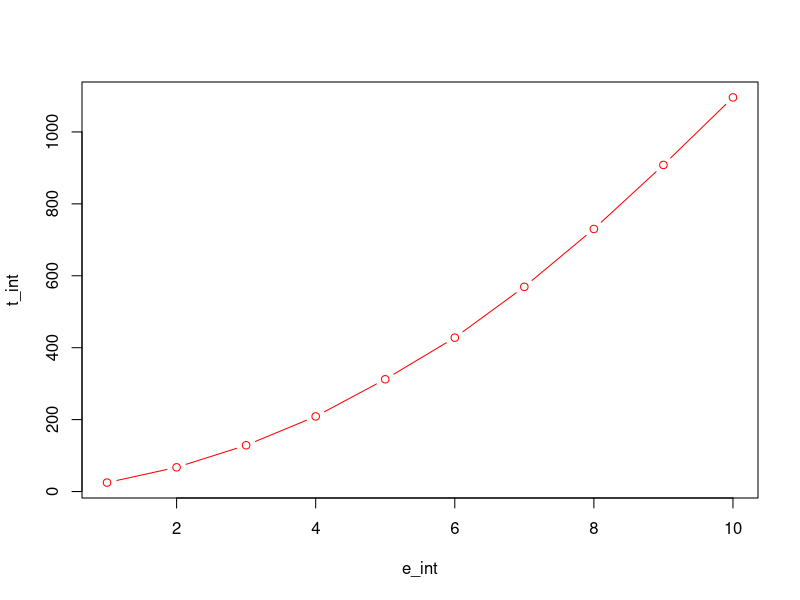

The R source for this figure: (Note: this script raises an error after producing the figure.)
t_int <- c(24.8757,67.3272,128.6533,208.8952,312.1988,427.9176,569.2394,730.1063,908.2009,1096.0188)
e_int <- c(1,2,3,4,5,6,7,8,9,10)
dt_int <- data.frame(e_int,t_int)
plot(dt_int,type="b",col="red")
t_cont <- c()
e_cont <- c(1,2,3,4,5,6,7,8,9,10)
dt_cont <- data.frame(e_cont,t_cont)
plot(dt_cont,type="b",col="red")